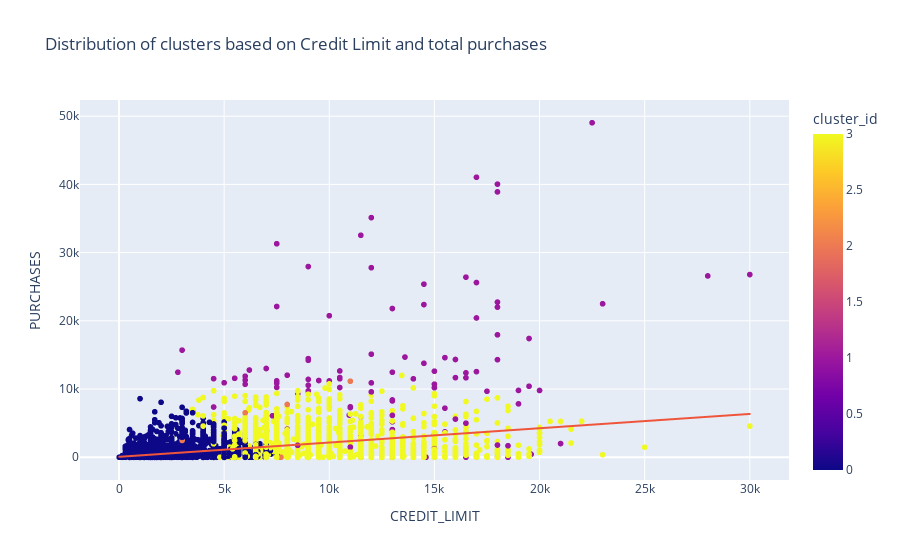

Notebook code for this chart:
### Code cell
plt.figure(figsize=(10,6))
fig=px.scatter(credit_data,x='CREDIT_LIMIT', y='PURCHASES', color='cluster_id', title='Distribution of clusters based on Credit Limit and total purchases', trendline="ols")
fig.show()

### Figure 1 — Plotly figure (JSON) as saved in the notebook; plotly's stock layout.template omitted (floating-point values rounded to 4 significant figures; data arrays with more than 128 entries replaced by an {"elided": "..."} marker saying what was removed)
{"data": [{"hovertemplate": "CREDIT_LIMIT=%{x}<br>PURCHASES=%{y}<br>cluster_id=%{marker.color}<extra></extra>", "legendgroup": "", "marker": {"color": {"elided": "8950 int values"}, "coloraxis": "coloraxis", "symbol": "circle"}, "mode": "markers", "name": "", "showlegend": false, "x": {"elided": "8950 float values"}, "xaxis": "x", "y": {"elided": "8950 float values"}, "yaxis": "y", "type": "scattergl"}, {"hovertemplate": "<b>OLS trendline</b><br>PURCHASES = 0.209613 * CREDIT_LIMIT + 61.2165<br>R<sup>2</sup>=0.127444<br><br>CREDIT_LIMIT=%{x}<br>PURCHASES=%{y} <b>(trend)</b><extra></extra>", "legendgroup": "", "marker": {"symbol": "circle"}, "mode": "lines", "name": "", "showlegend": false, "x": {"elided": "8950 float values"}, "xaxis": "x", "y": {"elided": "8950 float values"}, "yaxis": "y", "type": "scattergl"}], "layout": {"xaxis": {"anchor": "y", "domain": [0.0, 1.0], "title": {"text": "CREDIT_LIMIT"}}, "yaxis": {"anchor": "x", "domain": [0.0, 1.0], "title": {"text": "PURCHASES"}}, "coloraxis": {"colorbar": {"title": {"text": "cluster_id"}}, "colorscale": [[0.0, "#0d0887"], [0.1111, "#46039f"], [0.2222, "#7201a8"], [0.3333, "#9c179e"], [0.4444, "#bd3786"], [0.5556, "#d8576b"], [0.6667, "#ed7953"], [0.7778, "#fb9f3a"], [0.8889, "#fdca26"], [1.0, "#f0f921"]]}, "legend": {"tracegroupgap": 0}, "title": {"text": "Distribution of clusters based on Credit Limit and total purchases"}}}
